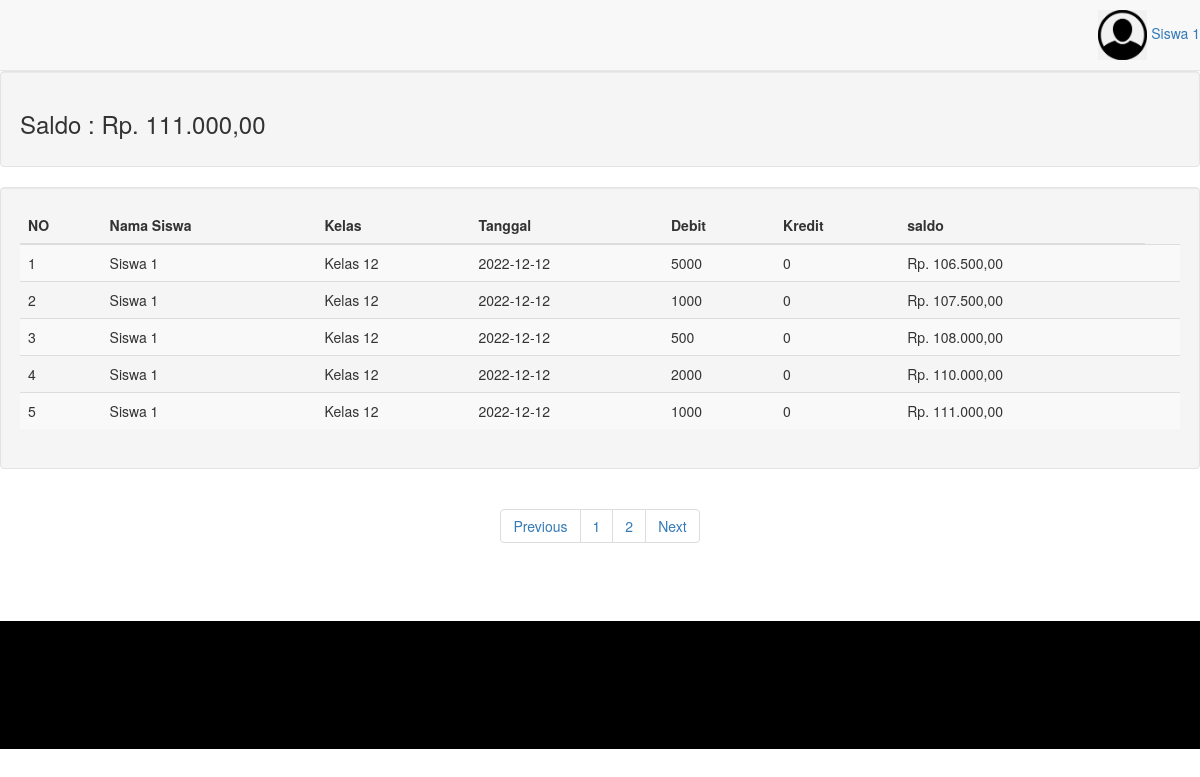
Screenshot of /User/index.php?m=tabungan (signed in) with the database file from the repository.
### tables this page shows
CREATE TABLE `tb_siswa` (
  `id_siswa` int(50) NOT NULL,
  `id_tabungan` int(50) NOT NULL,
  `nama` text NOT NULL,
  `kelas` text NOT NULL,
  `alamat` text NOT NULL,
  `telepon` text NOT NULL,
  `password` varchar(255) NOT NULL,
  `username` varchar(255) NOT NULL,
  `saldo` int(11) NOT NULL
);

CREATE TABLE `tb_tabungan` (
  `na` int(11) NOT NULL,
  `id_tabungan` int(50) NOT NULL,
  `id_siswa` int(50) NOT NULL,
  `nama` text NOT NULL,
  `kelas` text NOT NULL,
  `tanggal` text NOT NULL,
  `setoran` int(11) NOT NULL,
  `penarikan` int(11) NOT NULL,
  `saldo` int(11) NOT NULL
);

### User/fungsi/fungsi.php (called while the page is built, shortened)
<?php
$servername = "localhost";
$database = "tabungan_siswa";
$username = "root";
$password = "";
$koneksi = mysqli_connect($servername, $username, $password, $database);
function url(){
	return $url = "//localhost/proyek2/";
}
function summon_admin(){
global $koneksi;
$id = $_SESSION['idtabsis'];
return $query = mysqli_query($koneksi, "SELECT * FROM tb_siswa WHERE id_siswa = '$id'");
}
function summon_tbng(){
	global $koneksi;
	$id = $_SESSION['idtabsis'];
	return $query = mysqli_query($koneksi, "SELECT * FROM tb_tabungan WHERE id_siswa = '$id'");
	}
function rupiah($angka){
	$hasil = "Rp. ". number_format($angka,2,',','.');
	return $hasil;
}
 ?>

### User/modul/tabungan/paging.php (the view, shortened to what this page needs)
<?php
global $koneksi;
$batas = 5;
$halaman = isset($_GET['halaman']) ? (int)$_GET['halaman'] : 1;
$next = $halaman + 1;
$data = mysqli_query($koneksi, "SELECT * FROM tb_tabungan " );
$jumlah_data = mysqli_num_rows($data);
$total_halaman = ceil($jumlah_data / $batas);
foreach (summon_tbng() as $tab):
  ?>
     <tr>
                              <td><?= $i++;?></td>
                              <td><?=  $tab['nama'];?></td>
                              <td><?=  $tab['kelas'];?></td>
                              <td><?=  $tab['tanggal'];?></td>
                              <td><?=  $tab['setoran'];?></td>
                              <td><?=  $tab['penarikan'];?></td>
                             <td><?=rupiah($tab['saldo']);?></td>
                              <td>
                    <br>
                              </td>
                              </tr>
                            <?php endforeach; ?>

### User/index.php (shortened to what this page needs)
<?php
$modul=(isset($_GET['m']))?$_GET['m']:"tabungan";
$jawal="Admin || Admin";
switch($modul){
   	case 'tabungan':default: $aktif="Tabungan"; $judul="Modul $jawal"; include "modul/tabungan/index.php"; break;
}
?>

### User/modul/tabungan/index.php (shortened to what this page needs)
<?php
$modul=(isset($_GET['s']))?$_GET['s']:"awal";
switch($modul){
	case 'awal': default: include "modul/tabungan/title.php"; break;
}
?>

### User/modul/tabungan/title.php (shortened to what this page needs)
<?php
require 'fungsi/fungsi.php';
foreach (summon_admin() as $adm):
 ?>
<!DOCTYPE html>
<html lang="en">
<head>
<link rel="stylesheet" href="<?= url() ?>vendors/css/w3.css">
<link rel="stylesheet" href="<?= url() ?>vendors/css/font-awesome.min.css">
<link rel="stylesheet" type="text/css" href="<?= url() ?>vendors/css/bootstrap.min.css">
</head>
<body>
<nav class="navbar navbar-default navbar-static-top" role="navigation" style="margin-bottom: 0">
        <ul class="nav navbar-top-links navbar-right">
            <li class="dropdown">
              <a class="dropdown-toggle" data-toggle="dropdown" href="#">
               <img src="img/admin/image.png" height="50"> </i> <?php echo $adm['nama']; ?>
              </a>
            </li>
          </ul>
      </nav>
<div class="container-fluid">
  <div class="row content">
    <div class="col-sm-99">
    <div class="well">
      <h3>Saldo : <?= rupiah($adm['saldo']);?></h3>
    </div>
       <div class="row">
        <div class="col-sm-12">
          <div class="well">
             <div class="table-responsive table--no-card m-b-30">
                <table class="table table-borderless table-striped table-earning">
                  <thead>
                    <tr>
                        <th>NO</th>
                        <th>Nama Siswa</th>
                        <th>Kelas</th>
                        <th>Tanggal</th>
                        <th>Debit</th>
                        <th>Kredit</th>
                        <th>saldo</th>
                    </tr>
                  </thead>
                <tbody>
                    <?php
                      $i = 1;
                      include 'paging.php';
                     ?>
                </tbody>
                    </table>
                        </div>
          </div>
           <center><ul class="pagination justify-content-center">
                <li class="page-item">
                    <a class="page-link" <?php if($halaman > 1){ echo "href='?m=tabungan&s=awal&halaman=$previous'"; } ?>>Previous</a>
                </li>
                <?php
                for($x=1;$x<=$total_halaman;$x++){
                    ?>
                    <li class="page-item"><a class="page-link" href="?m=tabungan&s=awal&halaman=<?php echo $x ?>"><?php echo $x; ?></a></li>
                    <?php
                }
                ?>
                <li class="page-item">
                    <a  class="page-link" <?php if($halaman < $total_halaman) { echo "href='?m=tabungan&s=awal&halaman=$next'"; } ?>>Next</a>
                </li>
            </ul>
              </center>
        </div>
      </div>
    </div>
  </div>
</div>
<footer class="w3-center w3-black w3-padding-64">
</footer>
  <script src="<?= url() ?>vendors/js/bootstrap.min.js"></script> </body>
</html>
<?php endforeach; ?>

### User/modul/tabungan/title.php (style rules this page uses)
.row.content { height: 550px }

### rows the page displays
tb_siswa: nama "Siswa 1", saldo "Rp. 111.000,00"
tb_tabungan: nama "Siswa 1", kelas "Kelas 12", tanggal "2022-12-12", setoran "5000", penarikan "0", saldo "Rp. 106.500,00"
tb_tabungan: nama "Siswa 1", kelas "Kelas 12", tanggal "2022-12-12", setoran "1000", penarikan "0", saldo "Rp. 107.500,00"
tb_tabungan: nama "Siswa 1", kelas "Kelas 12", tanggal "2022-12-12", setoran "500", penarikan "0", saldo "Rp. 108.000,00"
tb_tabungan: nama "Siswa 1", kelas "Kelas 12", tanggal "2022-12-12", setoran "2000", penarikan "0", saldo "Rp. 110.000,00"
tb_tabungan: nama "Siswa 1", kelas "Kelas 12", tanggal "2022-12-12", setoran "1000", penarikan "0", saldo "Rp. 111.000,00"
